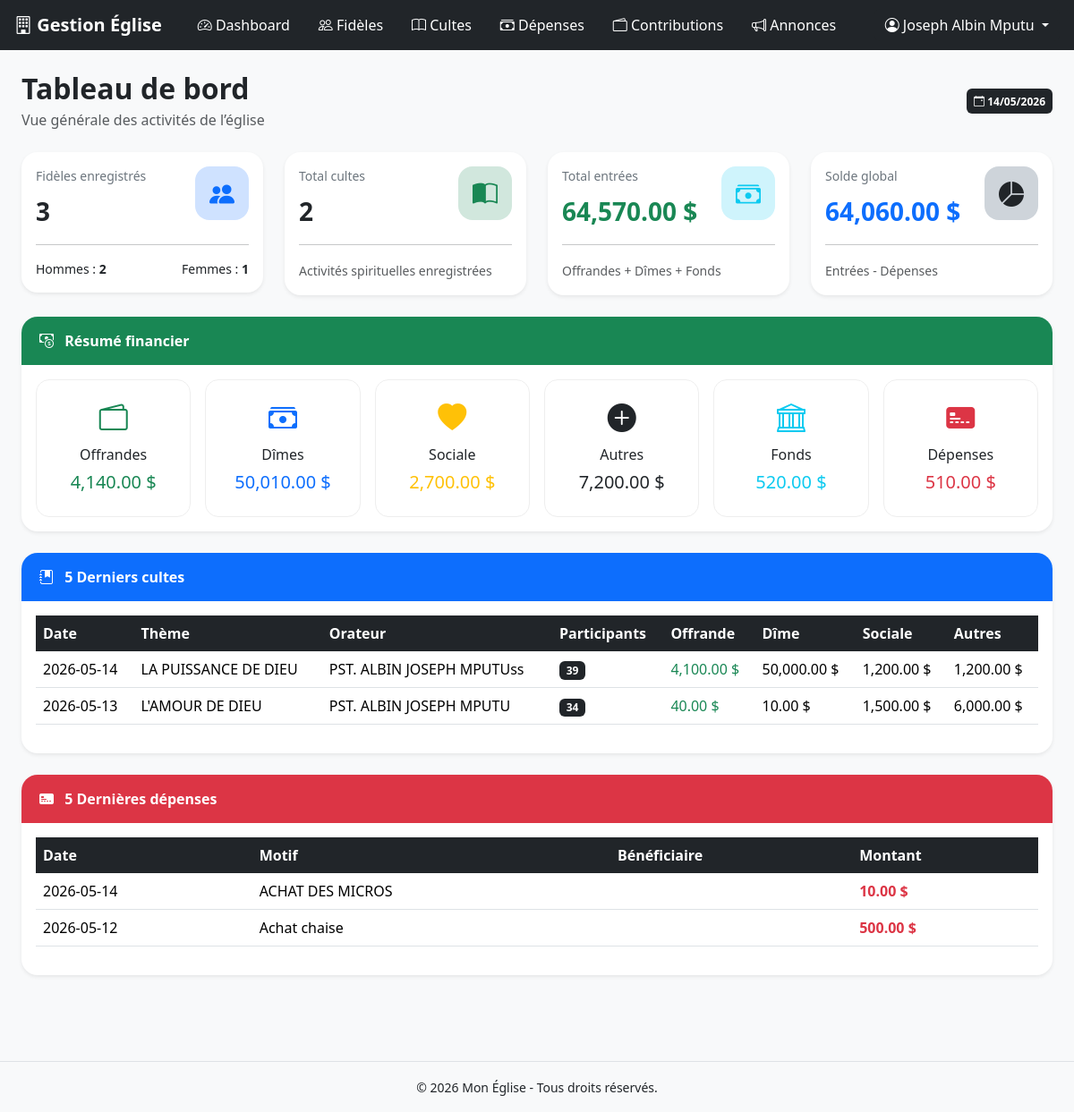
The app's page /views/dashboard.php (signed in) with its own data.
### tables this page shows
CREATE TABLE `cultes` (
  `id` int(11) NOT NULL,
  `theme` varchar(255) NOT NULL,
  `passage_biblique` varchar(255) DEFAULT NULL,
  `orateur` varchar(150) DEFAULT NULL,
  `interprete` varchar(150) DEFAULT NULL,
  `hommes` int(11) DEFAULT 0,
  `femmes` int(11) DEFAULT 0,
  `offrande` decimal(10,2) DEFAULT 0.00,
  `dime` decimal(10,2) DEFAULT 0.00,
  `sociale` decimal(10,2) DEFAULT 0.00,
  `autres` decimal(10,2) DEFAULT 0.00,
  `date_culte` date NOT NULL,
  `created_at` timestamp NOT NULL DEFAULT current_timestamp()
);

CREATE TABLE `depenses` (
  `id` int(11) NOT NULL,
  `motif` varchar(255) NOT NULL,
  `montant` decimal(10,2) NOT NULL,
  `beneficiaire` varchar(150) DEFAULT NULL,
  `date_depense` date NOT NULL,
  `created_at` timestamp NOT NULL DEFAULT current_timestamp()
);

### views/dashboard.php (the view, shortened to what this page needs)
<?php
require_once '../config/database.php';
$total_fideles = $pdo->query("
    SELECT COUNT(*)
    FROM fideles
")->fetchColumn();
$total_hommes = $pdo->query("
    SELECT COUNT(*)
    FROM fideles
    WHERE sexe='M'
")->fetchColumn();
$total_femmes = $pdo->query("
    SELECT COUNT(*)
    FROM fideles
    WHERE sexe='F'
")->fetchColumn();
$total_cultes = $pdo->query("
    SELECT COUNT(*)
    FROM cultes
")->fetchColumn();
$total_offrande = $pdo->query("
    SELECT SUM(offrande)
    FROM cultes
")->fetchColumn() ?? 0;
$total_dime = $pdo->query("
    SELECT SUM(dime)
    FROM cultes
")->fetchColumn() ?? 0;
$total_sociale = $pdo->query("
    SELECT SUM(sociale)
    FROM cultes
")->fetchColumn() ?? 0;
$total_autres = $pdo->query("
    SELECT SUM(autres)
    FROM cultes
")->fetchColumn() ?? 0;
$total_depenses = $pdo->query("
    SELECT SUM(montant)
    FROM depenses
")->fetchColumn() ?? 0;
$total_fonds = $pdo->query("
    SELECT SUM(CAST(montant AS DECIMAL(10,2)))
    FROM fonds
")->fetchColumn() ?? 0;
$total_entrees =
    $total_offrande
    + $total_dime
    + $total_sociale
    + $total_autres
    + $total_fonds;
$solde = $total_entrees - $total_depenses;
$last_cultes = $pdo->query("
    SELECT *
    FROM cultes
    ORDER BY id DESC
    LIMIT 5
");
$last_depenses = $pdo->query("
    SELECT *
    FROM depenses
    ORDER BY id DESC
    LIMIT 5
");
require_once '../layouts/header.php';
?>
<link rel="stylesheet" href="https://cdn.jsdelivr.net/npm/bootstrap-icons@1.11.3/font/bootstrap-icons.min.css">
<?php require_once '../layouts/navbar_sidebar.php'; ?>
<div class="d-flex">
    <div class="container-fluid p-4">
        <div class="d-flex justify-content-between align-items-center mb-4">
            <div>
                <h2 class="fw-bold mb-1">
                    Tableau de bord
                </h2>
                <p class="text-muted mb-0">
                    Vue générale des activités de l’église
                </p>
            </div>
            <span class="badge bg-dark p-2">
                <i class="bi bi-calendar-event"></i>
                <?= date('d/m/Y') ?>
            </span>
        </div>
        <div class="row g-4 mb-4">
            <div class="col-xl-3 col-md-6">
                <div class="card shadow-sm dashboard-card">
                    <div class="card-body">
                        <div class="d-flex justify-content-between">
                            <div>
                                <div class="card-title-small">
                                    Fidèles enregistrés
                                </div>
                                <div class="card-number">
                                    <?= $total_fideles ?>
                                </div>
                            </div>
                            <div class="icon-box bg-primary-subtle text-primary">
                                <i class="bi bi-people-fill"></i>
                            </div>
                        </div>
                        <hr>
                        <div class="d-flex justify-content-between small">
                            <span>
                                Hommes :
                                <strong><?= $total_hommes ?></strong>
                            </span>
                            <span>
                                Femmes :
                                <strong><?= $total_femmes ?></strong>
                            </span>
                        </div>
                    </div>
                </div>
            </div>
            <div class="col-xl-3 col-md-6">
                <div class="card shadow-sm dashboard-card">
                    <div class="card-body">
                        <div class="d-flex justify-content-between">
                            <div>
                                <div class="card-title-small">
                                    Total cultes
                                </div>
                                <div class="card-number">
                                    <?= $total_cultes ?>
                                </div>
                            </div>
                            <div class="icon-box bg-success-subtle text-success">
                                <i class="bi bi-book-half"></i>
                            </div>
                        </div>
                        <hr>
                        <small class="text-muted">
                            Activités spirituelles enregistrées
                        </small>
                    </div>
                </div>
            </div>
            <div class="col-xl-3 col-md-6">
                <div class="card shadow-sm dashboard-card">
                    <div class="card-body">
                        <div class="d-flex justify-content-between">
                            <div>
                                <div class="card-title-small">
                                    Total entrées
                                </div>
                                <div class="card-number text-success">
                                    <?= number_format($total_entrees,2) ?> $
                                </div>
                            </div>
                            <div class="icon-box bg-info-subtle text-info">
                                <i class="bi bi-cash-stack"></i>
                            </div>
                        </div>
                        <hr>
                        <small class="text-muted">
                            Offrandes + Dîmes + Fonds
                        </small>
                    </div>
                </div>
            </div>
            <div class="col-xl-3 col-md-6">
                <div class="card shadow-sm dashboard-card">
                    <div class="card-body">
                        <div class="d-flex justify-content-between">
                            <div>
                                <div class="card-title-small">
                                    Solde global
                                </div>
                                <div class="card-number <?= $solde >= 0 ? 'text-primary' : 'text-danger' ?>">
                                    <?= number_format($solde,2) ?> $
                                </div>
                            </div>
                            <div class="icon-box bg-dark-subtle text-dark">
                                <i class="bi bi-pie-chart-fill"></i>
                            </div>
                        </div>
                        <hr>
                        <small class="text-muted">
                            Entrées - Dépenses
                        </small>
                    </div>
                </div>
            </div>
        </div>
        <div class="card shadow-sm section-card mb-4">
            <div class="section-header bg-success text-white">
                <i class="bi bi-cash-coin me-2"></i>
                Résumé financier
            </div>
            <div class="card-body">
                <div class="row g-3">
                    <div class="col-md-4 col-lg-2">
                        <div class="stat-mini text-center">
                            <i class="bi bi-wallet2 fs-2 text-success"></i>
                            <h6 class="mt-2">Offrandes</h6>
                            <h5 class="text-success">
                                <?= number_format($total_offrande,2) ?> $
                            </h5>
                        </div>
                    </div>
                    <div class="col-md-4 col-lg-2">
                        <div class="stat-mini text-center">
                            <i class="bi bi-cash-stack fs-2 text-primary"></i>
                            <h6 class="mt-2">Dîmes</h6>
                            <h5 class="text-primary">
                                <?= number_format($total_dime,2) ?> $
                            </h5>
                        </div>
                    </div>
                    <div class="col-md-4 col-lg-2">
                        <div class="stat-mini text-center">
                            <i class="bi bi-heart-fill fs-2 text-warning"></i>
                            <h6 class="mt-2">Sociale</h6>
                            <h5 class="text-warning">
                                <?= number_format($total_sociale,2) ?> $
                            </h5>
                        </div>
                    </div>
                    <div class="col-md-4 col-lg-2">
                        <div class="stat-mini text-center">
                            <i class="bi bi-plus-circle-fill fs-2 text-dark"></i>
                            <h6 class="mt-2">Autres</h6>
                            <h5>
                                <?= number_format($total_autres,2) ?> $
                            </h5>
                        </div>
                    </div>
                    <div class="col-md-4 col-lg-2">
                        <div class="stat-mini text-center">
                            <i class="bi bi-bank fs-2 text-info"></i>
                            <h6 class="mt-2">Fonds</h6>
                            <h5 class="text-info">
                                <?= number_format($total_fonds,2) ?> $
                            </h5>
                        </div>
                    </div>
                    <div class="col-md-4 col-lg-2">
                        <div class="stat-mini text-center">
                            <i class="bi bi-credit-card-2-front-fill fs-2 text-danger"></i>
                            <h6 class="mt-2">Dépenses</h6>
                            <h5 class="text-danger">
                                <?= number_format($total_depenses,2) ?> $
                            </h5>
                        </div>
                    </div>
                </div>
            </div>
        </div>
        <div class="card shadow-sm section-card mb-4">
            <div class="section-header bg-primary text-white">
                <i class="bi bi-journal-bookmark-fill me-2"></i>
                5 Derniers cultes
            </div>
            <div class="card-body table-responsive">
                <table class="table table-hover align-middle">
                    <thead>
                        <tr>
                            <th>Date</th>
                            <th>Thème</th>
                            <th>Orateur</th>
                            <th>Participants</th>
                            <th>Offrande</th>
                            <th>Dîme</th>
                            <th>Sociale</th>
                            <th>Autres</th>
                        </tr>
                    </thead>
                    <tbody>
                        <?php foreach($last_cultes as $c): ?>
                        <tr>
                            <td><?= $c['date_culte'] ?></td>
                            <td><?= htmlspecialchars($c['theme']) ?></td>
                            <td><?= htmlspecialchars($c['orateur']) ?></td>
                            <td>
                                <span class="badge bg-dark">
                                    <?= $c['hommes'] + $c['femmes'] ?>
                                </span>
                            </td>
                            <td class="text-success">
                                <?= number_format($c['offrande'],2) ?> $
                            </td>
                            <td>
                                <?= number_format($c['dime'],2) ?> $
                            </td>
                            <td>
                                <?= number_format($c['sociale'],2) ?> $
                            </td>
                            <td>
                                <?= number_format($c['autres'],2) ?> $
                            </td>
                        </tr>
                        <?php endforeach; ?>
                    </tbody>
                </table>
            </div>
        </div>
        <div class="card shadow-sm section-card mb-5">
            <div class="section-header bg-danger text-white">
                <i class="bi bi-credit-card-2-front-fill me-2"></i>
                5 Dernières dépenses
            </div>
            <div class="card-body table-responsive">
                <table class="table table-hover align-middle">
                    <thead>
                        <tr>
                            <th>Date</th>
                            <th>Motif</th>
                            <th>Bénéficiaire</th>
                            <th>Montant</th>
                        </tr>
                    </thead>
                    <tbody>
                        <?php foreach($last_depenses as $d): ?>
                        <tr>
                            <td><?= $d['date_depense'] ?></td>
                            <td><?= htmlspecialchars($d['motif']) ?></td>
                            <td><?= htmlspecialchars($d['beneficiaire']) ?></td>
                            <td class="text-danger fw-bold">
                                <?= number_format($d['montant'],2) ?> $
                            </td>
                        </tr>
                        <?php endforeach; ?>
                    </tbody>
                </table>
            </div>
        </div>
    </div>
</div>
<?php require_once '../layouts/footer.php'; ?>

### views/dashboard.php (style rules this page uses)
body { background: #f4f6f9; }
.dashboard-card { border: none; border-radius: 18px; overflow: hidden; transition: .3s; }
.icon-box { width: 60px; height: 60px; border-radius: 16px; display: flex; align-items: center; justify-content: center; font-size: 28px; }
.card-title-small { font-size: 14px; color: #6c757d; margin-bottom: 8px; }
.card-number { font-size: 28px; font-weight: bold; }
.table thead th { background: #212529; color: white; border: none; }
.section-card { border: none; border-radius: 18px; overflow: hidden; }
.section-header { padding: 15px 20px; font-weight: 600; font-size: 16px; }
.stat-mini { background: #fff; border-radius: 15px; padding: 18px; border: 1px solid #eee; transition: .3s; }

### records on screen
cultes: date_culte "2026-05-14", theme "LA PUISSANCE DE DIEU", orateur "PST. ALBIN JOSEPH MPUTUss", $c['hommes'] + $c['femmes'] "39", offrande "4,100.00", dime "50,000.00", sociale "1,200.00", autres "1,200.00"
cultes: date_culte "2026-05-13", theme "L'AMOUR DE DIEU", orateur "PST. ALBIN JOSEPH MPUTU", $c['hommes'] + $c['femmes'] "34", offrande "40.00", dime "10.00", sociale "1,500.00", autres "6,000.00"
depenses: date_depense "2026-05-14", motif "ACHAT DES MICROS", montant "10.00"
depenses: date_depense "2026-05-12", motif "Achat chaise", montant "500.00"

### other values on screen
$_SESSION['user']['nom'] "Joseph Albin Mputu"
$total_fideles "3"
$total_hommes "2"
$total_femmes "1"
$total_cultes "2"
$total_entrees "64,570.00"
$solde "64,060.00"
$total_offrande "4,140.00"
$total_dime "50,010.00"
$total_sociale "2,700.00"
$total_autres "7,200.00"
$total_fonds "520.00"
$total_depenses "510.00"
